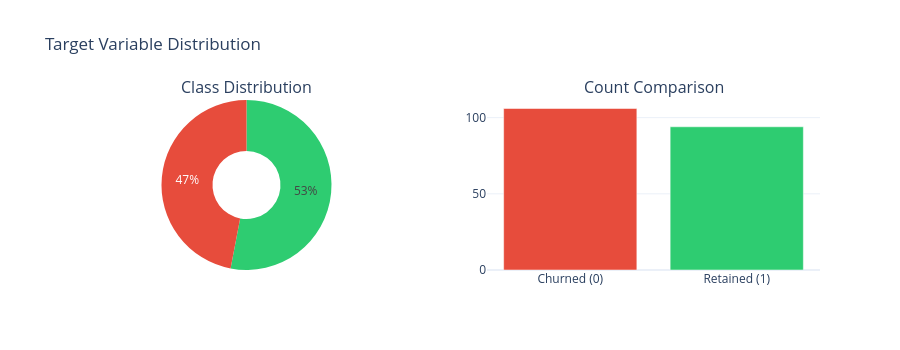

The notebook cell this image was saved under:
### Markdown cell above
## 2.4 Target Variable Analysis

Understanding target distribution is critical for:
- **Class imbalance** affects model training and evaluation metrics
- **Business context** helps interpret what we're trying to predict
- **Sampling strategies** depend on imbalance severity

### Code cell
from customer_retention.core.compat import native_pd as _pd
from customer_retention.core.compat import to_pandas

print("=" * 60)
print(f"TARGET VARIABLE DISTRIBUTION: {findings.target_column}")
print("=" * 60)

if findings.target_column and findings.target_column in df.columns:
    target_series = df[findings.target_column]
    target_counts = target_series.value_counts().sort_index()
    if hasattr(target_counts, 'to_pandas'):
        target_counts = target_counts.to_pandas()

    # Create distribution table
    dist_data = []
    for val, count in target_counts.items():
        pct = count / len(df) * 100
        dist_data.append({
            findings.target_column: val,
            "count": count,
            "percentage": f"{pct:.3f}"
        })

    dist_df = native_pd.DataFrame(dist_data)
    display_table(dist_df)

    # Calculate imbalance metrics
    if len(target_counts) == 2:
        majority = target_counts.max()
        minority = target_counts.min()
        minority_class = target_counts.idxmin()
        imbalance_ratio = majority / minority
        retention_rate = target_counts.get(1, 0) / len(df) * 100

        print(f"\nImbalance ratio: {imbalance_ratio:.2f}:1 (minority class: {minority_class})")
        print(f"Retention rate: {retention_rate:.1f}%")

        # Business context
        if retention_rate > 70:
            print(f"\n📊 Business Context: {retention_rate:.0f}% retention is healthy!")
            print("   Churned customers are the minority class we want to predict.")
        elif retention_rate > 50:
            print(f"\n📊 Business Context: {retention_rate:.0f}% retention is moderate.")
            print("   Balanced focus on both retention and churn prediction.")
        else:
            print(f"\n⚠️ Business Context: {retention_rate:.0f}% retention is concerning!")
            print("   High churn rate requires urgent attention.")

        # Modeling recommendations based on imbalance
        print("\n⚠️  Class imbalance considerations for modeling:")
        print("   - Use stratified sampling for train/test splits")
        print("   - Consider class weights in model training")
        print("   - Evaluate with Precision-Recall AUC (not just ROC-AUC)")
        print("   - Focus on recall for churned class (catch at-risk customers)")

        # Add imbalance strategy recommendation
        if imbalance_ratio < 3:
            strategy = "stratified_sampling"
            rationale = f"Mild imbalance ({imbalance_ratio:.2f}:1) - stratified sampling sufficient"
            print("   - SMOTE not needed (imbalance is mild)")
        elif imbalance_ratio < 5:
            strategy = "class_weights"
            rationale = f"Moderate imbalance ({imbalance_ratio:.2f}:1) - use class weights"
            print("   - SMOTE may not be necessary (imbalance is moderate)")
        else:
            strategy = "smote"
            rationale = f"Severe imbalance ({imbalance_ratio:.2f}:1) - consider SMOTE"
            print("   - Consider SMOTE or undersampling (imbalance is severe)")

        registry.add_bronze_imbalance_strategy(
            target_column=findings.target_column,
            imbalance_ratio=imbalance_ratio,
            minority_class=minority_class,
            strategy=strategy,
            rationale=rationale,
            source_notebook="02_source_integrity"
        )

        # Visualization
        fig = make_subplots(rows=1, cols=2, specs=[[{"type": "pie"}, {"type": "bar"}]],
                           subplot_titles=["Class Distribution", "Count Comparison"])

        labels = [f"{'Retained' if v == 1 else 'Churned'} ({v})" for v in target_counts.index]
        fig.add_trace(go.Pie(labels=labels, values=target_counts.to_numpy(), hole=0.4,
                            marker_colors=["#2ecc71", "#e74c3c"]), row=1, col=1)
        fig.add_trace(go.Bar(x=labels, y=target_counts.to_numpy(),
                            marker_color=["#e74c3c", "#2ecc71"]), row=1, col=2)

        fig.update_layout(height=350, title_text="Target Variable Distribution",
                         showlegend=False, template="plotly_white")
        display_figure(fig)
    else:
        print(f"\nMulticlass target with {len(target_counts)} classes")

        fig = go.Figure(go.Bar(x=[str(v) for v in target_counts.index], y=target_counts.to_numpy(),
                               marker_color=px.colors.qualitative.Set2[:len(target_counts)]))
        fig.update_layout(height=350, title_text="Target Variable Distribution",
                         xaxis_title=findings.target_column, yaxis_title="Count",
                         template="plotly_white")
        display_figure(fig)
else:
    print("\n⚠️ No target column detected or specified.")
    print("   Set target_hint parameter in DataExplorer.explore() or")
    print("   manually specify in findings.target_column")

### Figure 1 — Plotly figure (JSON) as saved in the notebook; plotly's stock layout.template omitted (floating-point values rounded to 4 significant figures)
{"data": [{"domain": {"x": [0.0, 0.45], "y": [0.0, 1.0]}, "hole": 0.4, "labels": ["Churned (0)", "Retained (1)"], "marker": {"colors": ["#2ecc71", "#e74c3c"]}, "type": "pie", "values": [106, 94]}, {"marker": {"color": ["#e74c3c", "#2ecc71"]}, "type": "bar", "x": ["Churned (0)", "Retained (1)"], "xaxis": "x", "y": [106, 94], "yaxis": "y"}], "layout": {"annotations": [{"font": {"size": 16}, "showarrow": false, "text": "Class Distribution", "x": 0.225, "xanchor": "center", "xref": "paper", "y": 1.0, "yanchor": "bottom", "yref": "paper"}, {"font": {"size": 16}, "showarrow": false, "text": "Count Comparison", "x": 0.775, "xanchor": "center", "xref": "paper", "y": 1.0, "yanchor": "bottom", "yref": "paper"}], "height": 350, "showlegend": false, "title": {"text": "Target Variable Distribution"}, "xaxis": {"anchor": "y", "domain": [0.55, 1.0]}, "yaxis": {"anchor": "x", "domain": [0.0, 1.0]}}}
